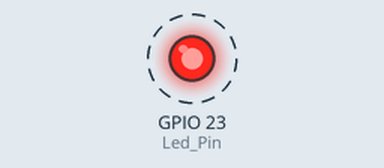
A sketch run on a simulated ESP32. Parts: output pins drawn as LEDs (lit = HIGH). Dashed ring = blinking.

Above: at 0.3 s.
Timing chart, 0 to 3.0 s (numbered marks = the images above):
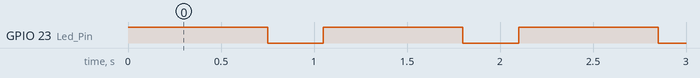

Measured:
- by itself, GPIO 23 (Led_Pin): alternates HIGH for 0.75 s and LOW for 0.30 s

The sketch:

07.ino
```cpp
//definição do pino de LED

#define Led_Pin 23

void setup() {
  // configura o pino como saída
  Serial.begin(115200);
  pinMode(Led_Pin, OUTPUT);
}

void loop() {
  digitalWrite(Led_Pin, HIGH);
  delay(750); // espera
  digitalWrite(Led_Pin, LOW);
  delay(300); // espera
}
```
